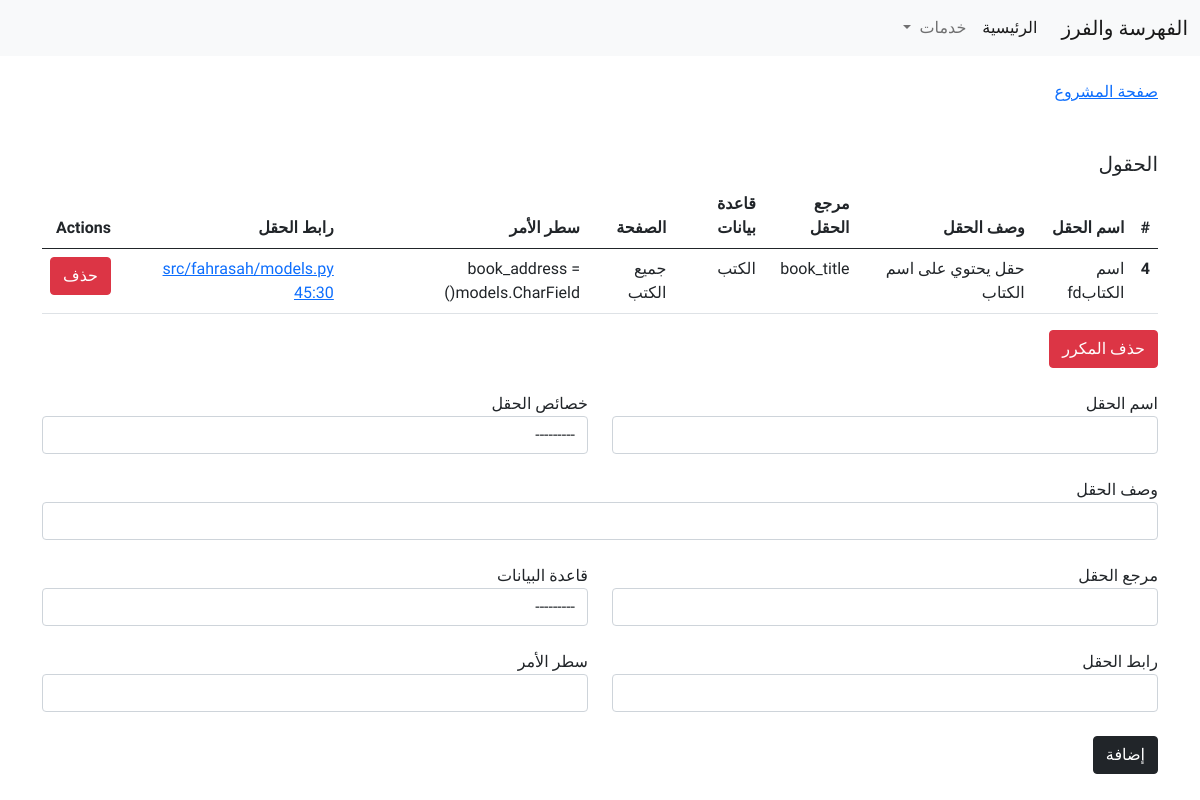
The page /1/add-field/ on the database as committed earlier.
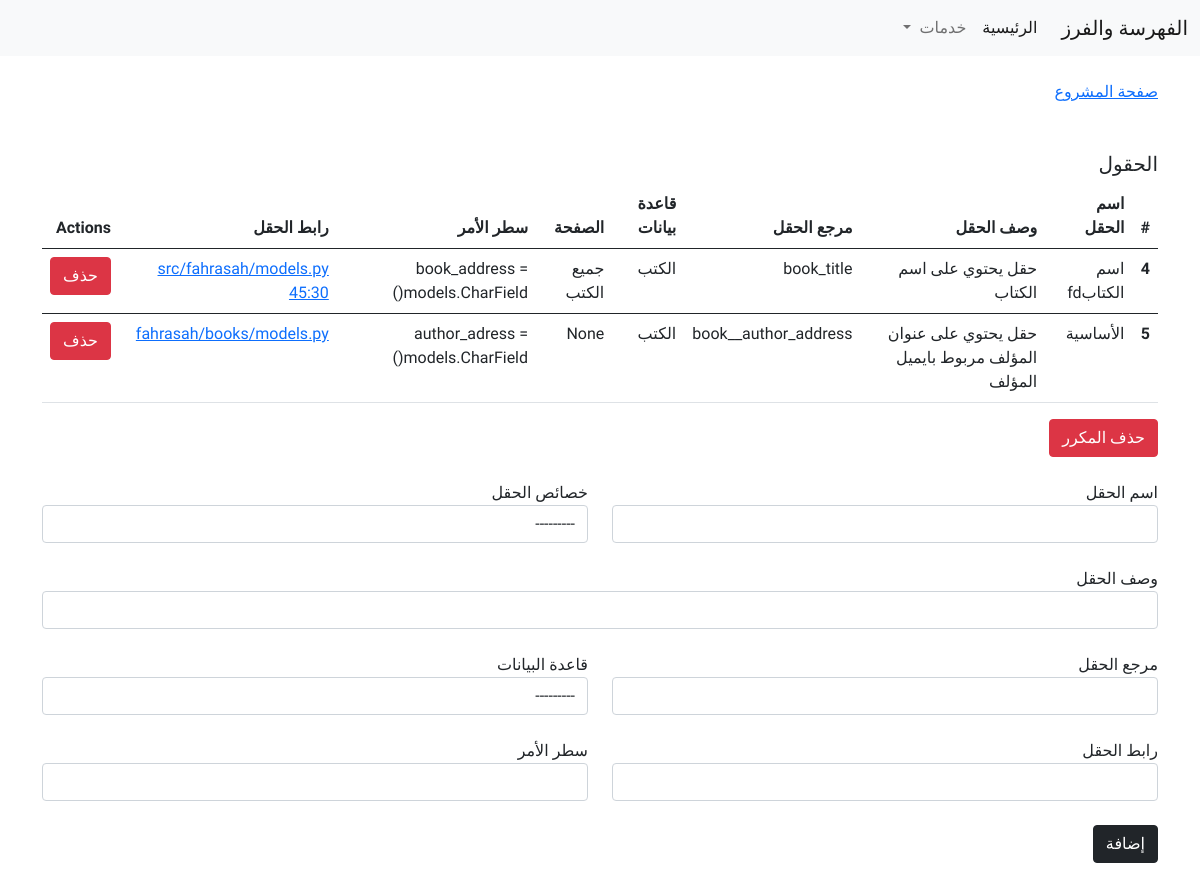
The same page on the database as committed later.
### fahrasah/models.py (models this page shows, shortened)
class Field(models.Model):
    project = models.ForeignKey(Project, on_delete=models.CASCADE)
    name = models.CharField(max_length=200, verbose_name="اسم الحقل")
    description = models.CharField(max_length=255, verbose_name="وصف الحقل")
    reference = models.CharField(max_length=200, verbose_name="مرجع الحقل")
    database = models.ForeignKey("Database", on_delete=models.SET_NULL, null=True, blank=True, verbose_name='قاعدة البيانات')
    page = models.ForeignKey(Page, on_delete=models.SET_NULL, null=True, blank=True, verbose_name="الصفحة")
    url = models.CharField(max_length=250, verbose_name="رابط الحقل", null=True, blank=True)
    cmd = models.CharField(max_length=255, verbose_name="سطر الأمر")
    property = models.CharField(max_length=200, verbose_name="خصائص الحقل" , null=True, blank=True, choices=FIELD_PROPERTIES)

class Database(models.Model):
    name = models.CharField(max_length=100, verbose_name="اسم قاعدة البيانات")
    def __str__(self):
        return self.name

class Page(models.Model):
    project = models.ForeignKey(Project, on_delete=models.CASCADE, verbose_name="المشروع")
    name = models.CharField(max_length=200, verbose_name="اسم الصفحة")
    reference = models.CharField(max_length=200, verbose_name="مرجع الصفحة")
    url = models.URLField(verbose_name="رابط الصفحة")
    def __str__(self):
        return self.name

### fahrasah/views.py (the view, shortened to what this page needs)
# urls.py: path('<int:project_id>/add-field/', add_field, name='add-field'),
def add_field(request, project_id):
    project = Project.objects.get(id=project_id)
    pages = Page.objects.filter(project=project)
    fields = Field.objects.filter(project=project)
    databases = Database.objects.all()
    form = AddFieldForm()
    context = {
        'project': project,
        'fields': fields,
        'pages': pages,
        'databases': databases,
        'form': form
    }
    return render(request, 'fahrasah/add-field.html', context)

### fahrasah/forms.py
class AddFieldForm(forms.ModelForm):
    class Meta:
        model = Field
        fields = '__all__'
        exclude = [ 'page', 'project']
        widgets = {
            'name': forms.TextInput(attrs={'type': 'text', 'class': 'form-control'}),
            'description': forms.TextInput(attrs={'type': 'text', 'class': 'form-control'}),
            'reference': forms.TextInput(attrs={'type': 'text', 'class': 'form-control'}),
            'url': forms.TextInput(attrs={'type': 'text', 'class': 'form-control'}),
            'database': forms.Select(attrs={'class': 'form-control'}),
            'cmd': forms.TextInput(attrs={'type': 'text', 'class': 'form-control'}),
            'property': forms.Select(attrs={'class': 'form-control'})
        }

### fahrasah/models.py (called while the page is built)
    def __str__(self):
        return self.title

### fahrasah/templates/fahrasah/add-field.html (shortened to what this page needs)
{% extends 'base.html' %}
{% block content %}
    <a href="{% url 'fahrasah:single-project' project.id %}">صفحة المشروع</a>
    <h5 class="mt-5">الحقول</h5>
    <div class="table-responsive">
    <table class="table">
        <thead>
          <tr>
            <th scope="col">#</th>
            <th scope="col">اسم الحقل</th>
            <th scope="col">وصف الحقل</th>
            <th scope="col">مرجع الحقل</th>
            <th scope="col">قاعدة بيانات</th>
            <th scope="col">الصفحة</th>
            <th scope="col">سطر الأمر</th>
            <th scope="col">رابط الحقل</th>
            <th scope="col">Actions</th>
          </tr>
        </thead>
        <tbody>
        {% for field in fields %}
          <tr>
            <th scope="row">{{field.id}}</th>
            <td>{{field.name}}</td>
            <td>{{field.description}}</td>
            <td>{{field.reference}}</td>
            <td>{{field.database}}</td>
            <td>{{field.page}}</td>
            <td>{{field.cmd}}</td>
            <td><a href="{{field.url}}">{{field.url}}</a></td>
            <td>
                <a href="{% url 'fahrasah:del-field' field.id %}" class="btn btn-danger">حذف</a>
            </td>
          </tr>
        </tbody>
        {% endfor %}
    </table>
    </div>
    <a href="{% url 'fahrasah:del-duplicated-fields' project.id %}" class="btn btn-danger">حذف المكرر</a>
    <br>
    <br>
    <form method="POST">
        <div class="row">
            <div class="col-sm-6">
                {{form.name.label}}
                {{form.name}}
            </div>
            <div class="col-sm-6">
                {{form.property.label}}
                {{form.property}}
            </div>
        </div>
        <br>
        <div class="row">
            <div class="col-sm-12">
                {{form.description.label}}
                {{form.description}}
            </div>
        </div>
        <br>
        <div class="row">
            <div class="col-sm-6">
                {{form.reference.label}}
                {{form.reference}}
            </div>
            <div class="col-sm-6">
                {{form.database.label}}
                {{form.database}}
            </div>
        </div>
        <br>
        <div class="row">
            <div class="col-sm-6">
                {{form.url.label}}
                {{form.url}}
            </div>
            <div class="col-sm-6">
                {{form.cmd.label}}
                {{form.cmd}}
            </div>
        </div>
        <br>
        <button type="submit" class="btn btn-dark">إضافة</button>
    </form>
{% endblock content %}

Rows that differ between the two databases and show on the page:
added Field: id "5", name "الأساسية", description "حقل يحتوي على عنوان المؤلف مربوط بايميل المؤلف", reference "book__author_address", database "الكتب", page "None", cmd "author_adress = models.CharField()", url "fahrasah/books/models.py"
